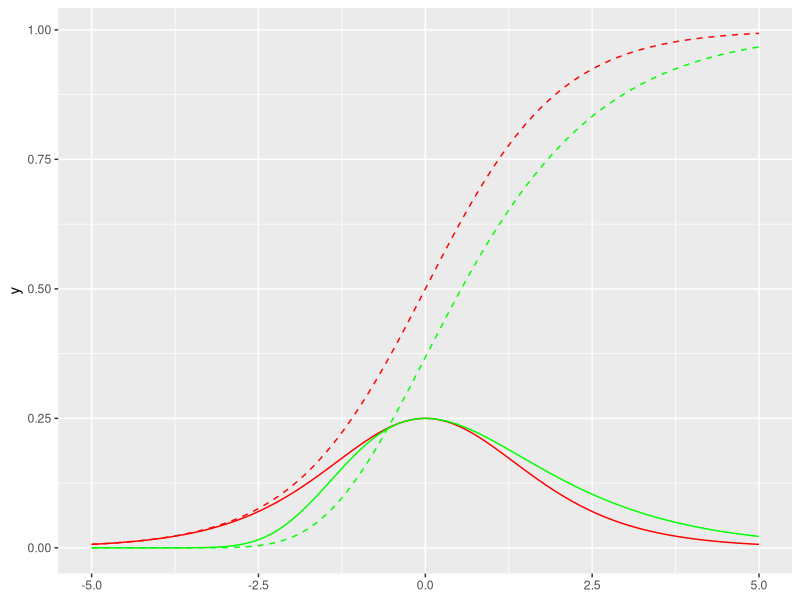
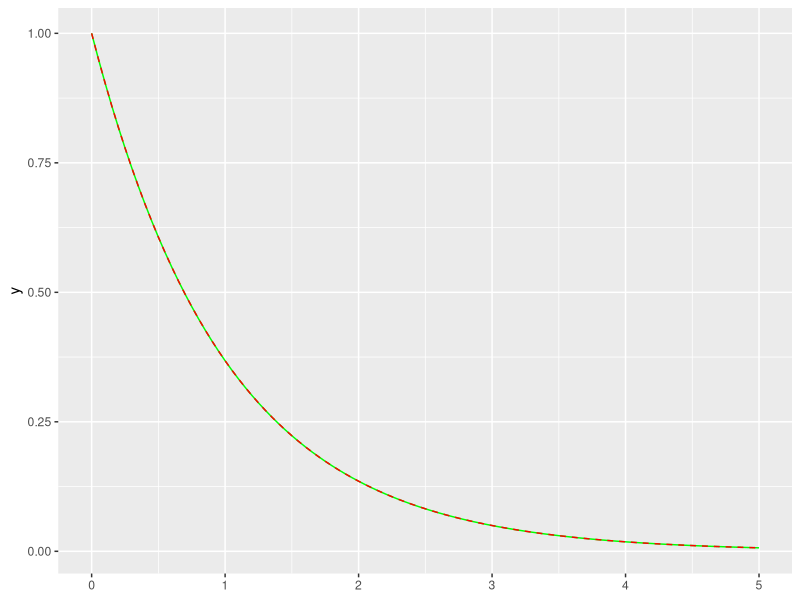
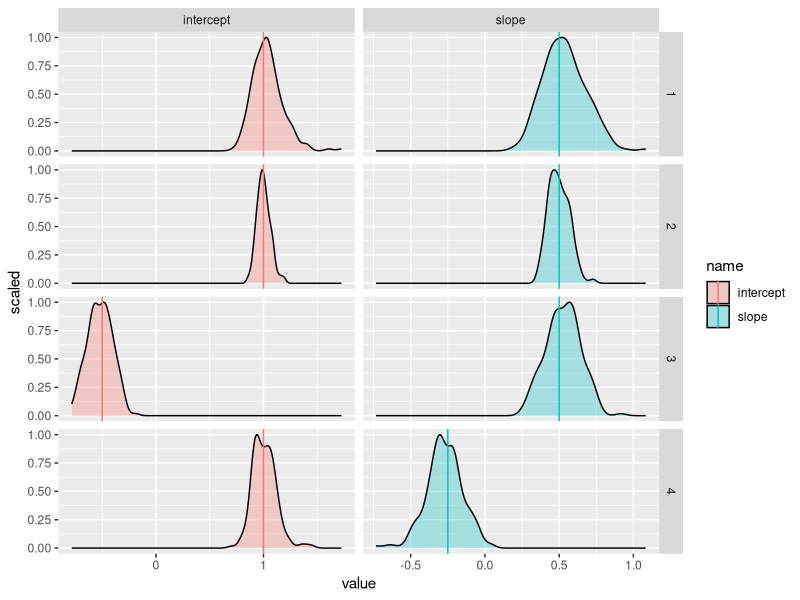
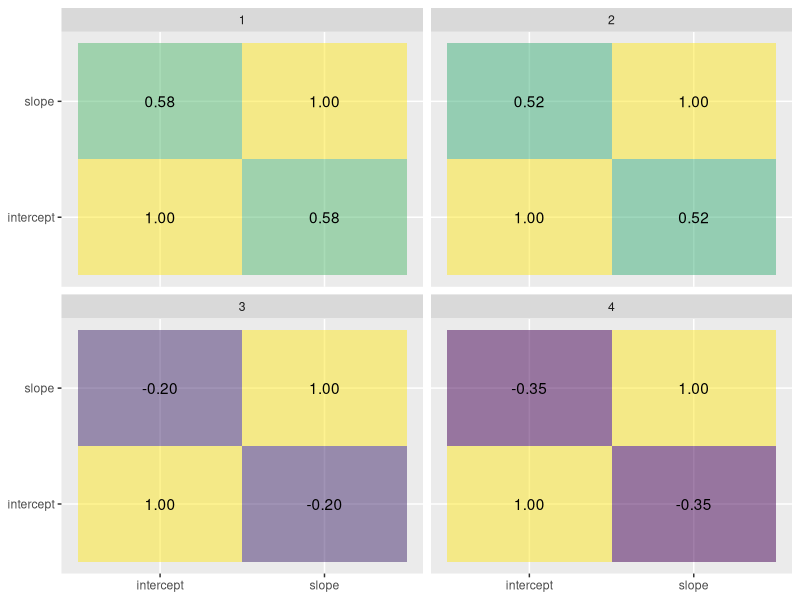
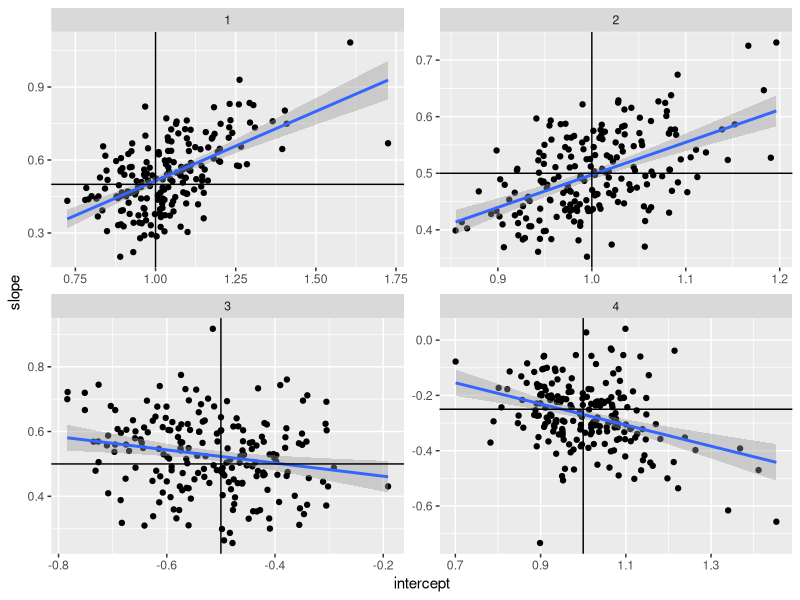

These figures' R source, in order:
## ---- chunk 1
library(tidyverse)
library(evd)
## ---- chunk 2
ggplot() +
  geom_function(
    fun = dlogis,
    colour = "red"
  ) +
  geom_function(
    fun = dgumbel,
    args = list(scale = dgumbel(0) / dlogis(0)),
    colour = "green"
  ) +
  geom_function(
    fun = plogis,
    colour = "red",
    linetype = "dashed"
  ) +
  geom_function(
    fun = pgumbel,
    args = list(scale = dgumbel(0) / dlogis(0)),
    colour = "green",
    linetype = "dashed"
  ) +
  xlim(-5, 5)
## ---- chunk 3
ggplot() +
  geom_function(
    fun = function(x){pgumbel(-log(x))},
    colour = "green"
  ) +
  geom_function(
    fun = function(x){exp(-x)},
    colour = "red",
    linetype = "dashed"
  ) +
  xlim(0, 5)
## ---- chunk 4
generate.and.estimate.gompit.regression <- function(n, intercept, slope) {
  x <- rnorm(n)
  y <- intercept + slope * x + rgumbel(n)
  c <- y > 0
  model <- glm(
    formula = c ~ 1 + x,
    family = binomial(link = "cloglog")
  )
  result <- data.frame(
    intercept = coef(model)[[1]],
    slope = coef(model)[[2]]
  )
  return(result)
}
## ---- chunk 5
parameters <- tibble(
  parameter.set = seq(4),
  n.data = c(200, 800, 200, 200),
  intercept = c(1, 1, -0.5, 1),
  slope = c(0.5, 0.5, 0.5, -0.25)
)
parameters
## ---- chunk 6
estimated.parameters <- parameters %>%
  expand_grid(
    run = seq(200)
  ) %>%
  rowwise() %>%
  mutate(
    generate.and.estimate.gompit.regression(
      n = n.data,
      intercept = intercept,
      slope = slope
    )
  ) %>%
  ungroup()
estimated.parameters
## ---- chunk 7
ggplot() +
  geom_density(
    mapping = aes(
      x = value,
      y = after_stat(scaled),
      fill = name
    ),
    data = estimated.parameters %>%
      pivot_longer(
        cols = c("intercept", "slope")
      ),
    alpha = 0.3
  ) +
  geom_vline(
    mapping = aes(
      xintercept = value,
      col = name
    ),
    data = parameters %>%
      pivot_longer(
        cols = c("intercept", "slope")
      )
  ) +
  facet_grid(
    cols = vars(name),
    rows = vars(parameter.set),
    scales = "free"
  )
## ---- chunk 8
ggplot(
  mapping = aes(
    x = parameter.1,
    y = parameter.2,
    fill = correlation,
    label = sprintf("%.2f", correlation)
  ),
  data = estimated.parameters %>%
    group_by(parameter.set) %>%
    reframe(
      expand_grid(
        parameter.1 = c("intercept", "slope"),
        parameter.2 = c("intercept", "slope")
      ),
      correlation = c(cor(data.frame(intercept, slope)))
    )
) +
  geom_tile(alpha = 0.5) +
  geom_text() +
  scale_fill_viridis_c() +
  guides(fill = "none") +
  labs(
    x = NULL,
    y = NULL
  ) +
  facet_wrap(
    facets = vars(parameter.set)
  )
## ---- chunk 9
ggplot(
  mapping = aes(
    x = intercept,
    y = slope
  ),
  data = estimated.parameters,
    alpha = 0.1
) +
  geom_point() +
  geom_smooth(
    formula = y ~ x,
    method = "lm"
  ) +
  geom_vline(
    mapping = aes(
      xintercept = intercept
    ),
    data = parameters
  ) +
  geom_hline(
    mapping = aes(
      yintercept = slope
    ),
    data = parameters
  ) +
  facet_wrap(
    facets = vars(parameter.set),
    scales = "free"
  )
